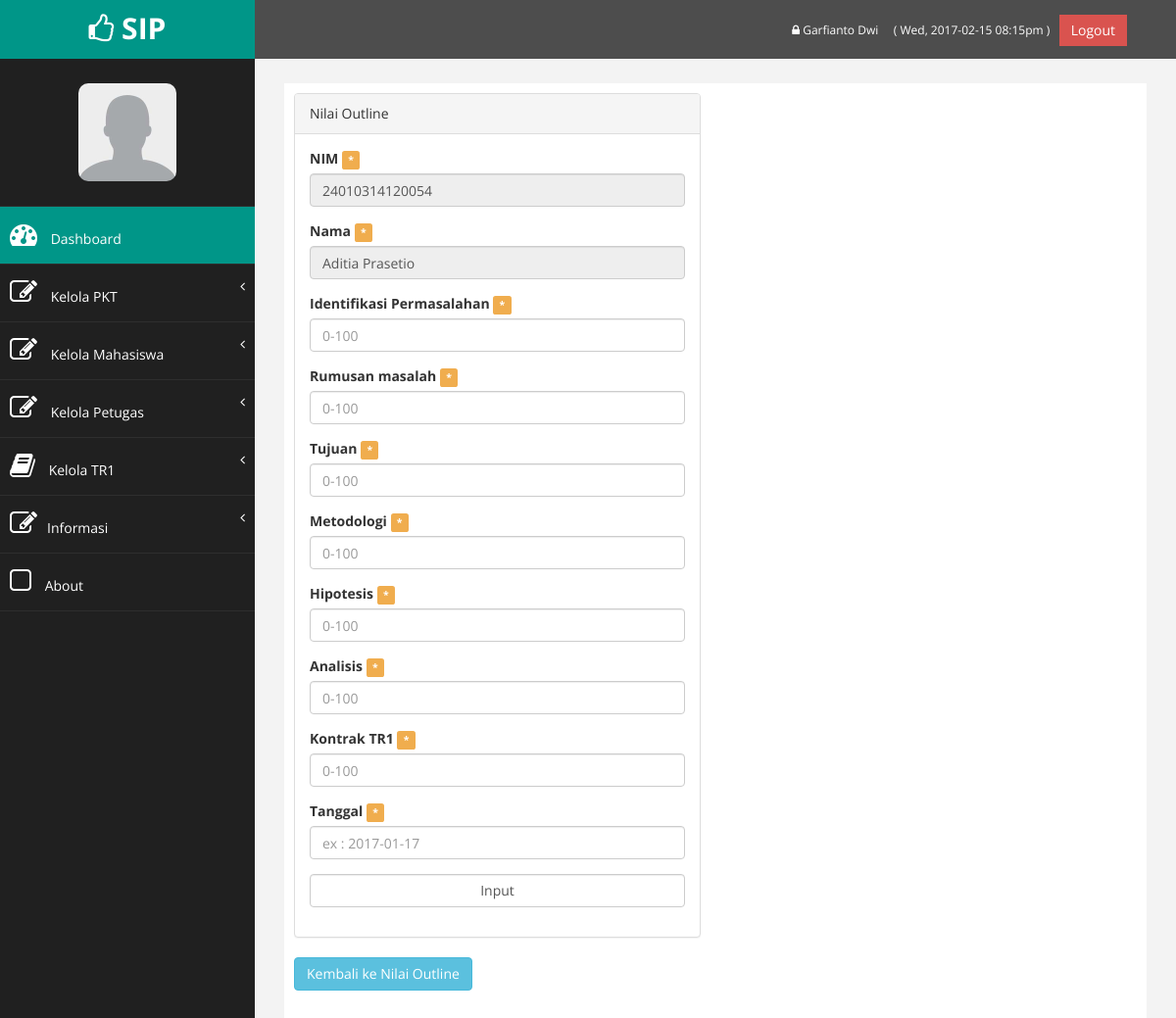
The page /dashboard/input_nilai_outline.php?nim=24010314120054 (signed in) on the database its author committed.
### tables this page shows
CREATE TABLE `petugas` (
  `idpetugas` int(11) NOT NULL,
  `nama` varchar(30) NOT NULL,
  `email` varchar(50) NOT NULL,
  `password` varchar(50) NOT NULL
);

CREATE TABLE `anggota` (
  `nim` varchar(20) NOT NULL,
  `nama` varchar(30) NOT NULL,
  `password` varchar(50) NOT NULL,
  `alamat` varchar(150) NOT NULL,
  `kota` varchar(30) NOT NULL,
  `email` varchar(50) NOT NULL,
  `no_telp` varchar(15) NOT NULL,
  `id_wali` varchar(20) NOT NULL,
  `angkatan` varchar(10) NOT NULL,
  `judul` varchar(80) NOT NULL,
  `idlab` varchar(10) NOT NULL
);

### dashboard/functions.php (called while the page is built, shortened)
<?php
	require_once('connect.php');
	$con = mysqli_connect($db_host, $db_username, $db_password, $db_database);
	$site_name="SIP";
	if(isset($_SESSION['sip_masuk_aja'])){
		if($_SESSION['sip_status']=='petugas'){
			$query = "SELECT * FROM petugas WHERE idpetugas=".$_SESSION['sip_masuk_aja']."";
			$petugas=mysqli_query($con,$query);
			$petugas=$petugas->fetch_object();
			$status=$_SESSION['sip_status'];
		}elseif($_SESSION['sip_status']=='anggota'){
			$query = "SELECT * FROM anggota WHERE nim=".$_SESSION['sip_masuk_aja']."";
			$anggota=mysqli_query($con,$query);
			$anggota=$anggota->fetch_object();
			$status=$_SESSION['sip_status'];
		}elseif($_SESSION['sip_status']=='dosen'){
			$query = "SELECT * FROM dosen WHERE nip=".$_SESSION['sip_masuk_aja']."";
			$dosen=mysqli_query($con,$query);
			$dosen=$dosen->fetch_object();
			$status=$_SESSION['sip_status'];
		}elseif($_SESSION['sip_status']=='lab'){
			$query = "SELECT * FROM lab WHERE idlab=".$_SESSION['sip_masuk_aja']."";
			$lab=mysqli_query($con,$query);
			$lab=$lab->fetch_object();
			$status=$_SESSION['sip_status'];
		}else {
			echo "Harap ulangi login";
		}
	}
?>

### dashboard/input_nilai_outline.php (the view, shortened to what this page needs)
<?php
	require_once('sidebar.php');
	$sukses=TRUE;
	if (!isset($_POST['daftar'])) {
		$nim=$_GET['nim'];
		$nama = $_GET['nama'];
		$query = " SELECT * FROM anggota WHERE anggota.nim='".$nim."'";
		$result = $con->query( $query );
		if (!$result){
			die ("Could not query the database: <br />". $con->error);
		}else{
			while ($row = $result->fetch_object()){
				$nim=$row->nim;
				$nama=$row->nama;
			}
		}
	}
?>
<!DOCTYPE html>
<html>
<head>
</head>
<body>
<div class="row">
	<div class="col-md-6">
		<div class="panel panel-default">
			<div class="panel-heading">
				Nilai Outline
			</div>
			<div class="panel-body">
				<div class="row">
					<div class="col-md-12">
						<form method="POST" role="form" autocomplete="on" action="<?php echo htmlspecialchars($_SERVER["PHP_SELF"]);?>">
							<div class="form-group">
								<label>NIM</label>&nbsp;<span class="label label-warning">* <?php if(isset($errorNim)) echo $errorNim;?></span>
								<input class="form-control" readonly type="text" name="nim" maxlength="14" size="30" placeholder="nim 14 digit angka" required autofocus value="<?php if(isset($nim)){echo $nim;} ?>">
							</div>
							<div class="form-group">
								<label>Nama</label>&nbsp;<span class="label label-warning">* <?php if(isset($errorNim)) echo $errorNim;?></span>
								<input class="form-control" readonly type="text" name="nama" maxlength="14" size="30" placeholder="" required autofocus value="<?php if(isset($nama)){echo $nama;} ?>">
							</div>
							<div class="form-group">
								<label>Identifikasi Permasalahan</label>&nbsp;<span class="label label-warning">* <?php if(isset($errornilai_identifikasi)) echo $errornilai_identifikasi;?></span>
								<input class="form-control" type="text" name="nilai_identifikasi" maxlength="3" size="30" placeholder="0-100" required autofocus value="<?php if(!$sukses&&$validnilai_identifikasi){echo $nilai_identifikasi;} ?>">
							</div>
							<div class="form-group">
								<label>Rumusan masalah</label>&nbsp;<span class="label label-warning">* <?php if(isset($error_rumusan)) echo $error_rumusan;?></span>
								<input class="form-control" type="text" name="rumusan" maxlength="3" size="30" placeholder="0-100" required autofocus value="<?php if(!$sukses&&$valid_rumusan){echo $rumusan;} ?>">
							</div>
							<div class="form-group">
								<label>Tujuan</label>&nbsp;<span class="label label-warning">* <?php if(isset($error_tujuan)) echo $error_tujuan;?></span>
								<input class="form-control" type="text" name="tujuan" maxlength="3" size="30" placeholder="0-100" required autofocus value="<?php if(!$sukses&&$valid_tujuan){echo $tujuan;} ?>">
							</div>
							<div class="form-group">
								<label>Metodologi</label>&nbsp;<span class="label label-warning">* <?php if(isset($error_metodologi)) echo $error_metodologi;?></span>
								<input class="form-control" type="text" name="metodologi" maxlength="3" size="30" placeholder="0-100" required autofocus value="<?php if(!$sukses&&$valid_metodologi){echo $metodologi;} ?>">
							</div>
							<div class="form-group">
								<label>Hipotesis</label>&nbsp;<span class="label label-warning">* <?php if(isset($error_hipotesis)) echo $error_hipotesis;?></span>
								<input class="form-control" type="text" name="hipotesis" maxlength="3" size="30" placeholder="0-100" required autofocus value="<?php if(!$sukses&&$valid_hipotesis){echo $hipotesis;} ?>">
							</div>
							<div class="form-group">
								<label>Analisis</label>&nbsp;<span class="label label-warning">* <?php if(isset($error_analisis)) echo $error_analisis;?></span>
								<input class="form-control" type="text" name="analisis" maxlength="3" size="30" placeholder="0-100" required autofocus value="<?php if(!$sukses&&$valid_analisis){echo $analisis;} ?>">
							</div>
							<div class="form-group">
								<label>Kontrak TR1</label>&nbsp;<span class="label label-warning">* <?php if(isset($error_kontrak)) echo $error_kontrak;?></span>
								<input class="form-control" type="text" name="kontrak" maxlength="3" size="30" placeholder="0-100" required autofocus value="<?php if(!$sukses&&$valid_kontrak){echo $kontrak;} ?>">
							</div>
							<div class="form-group">
								<label>Tanggal</label>&nbsp;<span class="label label-warning">* <?php if(isset($error_tanggal)) echo $error_tanggal;?></span>
								<input class="form-control" type="text" name="tanggal" maxlength="50" size="30" placeholder="ex : 2017-01-17" required value="<?php if(!$sukses&&$valid_tanggal){echo $tanggal;} ?>">
							</div>
							<div class="form-group">
								<input class="form-control" type="submit" name="daftar" value="Input">
							</div>
						</form>
					</div>
				</div>
			</div>
		</div>
		<a href="daftar_nilai_outline.php"><button class="btn btn-info">Kembali ke Nilai Outline</button></a>
	</div>
</div>
<?php
include_once('footer.php');
?>

### dashboard/sidebar.php (shortened to what this page needs)
<?php
	require_once('functions.php');
?>
<!DOCTYPE html>
<html xmlns="http://www.w3.org/1999/xhtml">
<head>
    <link href="assets/css/bootstrap.css" rel="stylesheet" />
    <link href="assets/css/font-awesome.css" rel="stylesheet" />
    <link href="assets/css/custom.css" rel="stylesheet" />
</head>
<body>
    <div id="wrapper">
		<nav class="navbar navbar-default navbar-cls-top " role="navigation" style="margin-bottom: 0">
            <div class="navbar-header">
                <a class="navbar-brand" hKeloref="index.php"><i class="fa fa-thumbs-o-up"></i> <?php echo $site_name ?></a>
            </div>
			<div style="color: white; padding: 15px 50px 5px 50px; float: right; font-size: 16px;">
				<a href="profil.php" title='Ubah Password' style="color:#fff; font-size:12px;"><i class="fa fa-lock"></i> <?php if($status=="petugas") echo $petugas->nama; elseif($status=="dosen") echo $dosen->nama_dosen;elseif($status=="lab") echo $lab->nama_lab; else echo $anggota->nama; ?> </a>&nbsp;&nbsp;
				<a style="text-decoration: none; color:#fff; font-size:12px;"> <?php
					echo " ( ".date("D, Y-m-d") . " ". date("h:ia")." )&nbsp;&nbsp;";
				?>
				</a>
				<a href="logout.php" class="btn btn-danger square-btn-adjust">Logout</a>
			</div>
        </nav>
        <nav class="navbar-default navbar-side" role="navigation">
            <div class="sidebar-collapse">
                <ul class="nav" id="main-menu">
				<li class="text-center">
					<img src="assets/img/user/default.jpg" class="user-image img-responsive"/>
				</li>
				<li>
					<a class="active-menu" href="index.php"><i class="fa fa-dashboard fa-2x"></i> Dashboard</a>
				</li>
				<?php
				if($status=="petugas"){
					echo '<li>
						<a href="#"><i class="fa fa-edit fa-2x"></i> Kelola PKT<span class="fa arrow"></span></a>
						<ul class="nav nav-second-level">
							<li><a href="p_daftar_pkt.php">Pendaftaran PKT</a></li>
							<li><a href="daftar_pkt.php">Daftar Mahasiswa PKT</a></li>
							<li><a href="daftar_input_judul.php">Input Judul Mahasiswa PKT</a></li>
							<li><a href="daftar_judul.php">Daftar Judul Mahasiswa PKT</a></li>
							<li><a href="mhs_lab.php">Input penempatan mahasiswa</a></li>
							<li><a href="daftar_penempatan.php">Daftar penempatan mahasiswa</a></li>
							<li><a href="bimbingan.php">Input bimbingan mahasiswa</a></li>
							<li><a href="daftar_bimbingan.php">Daftar bimbingan mahasiswa</a></li>
							<li><a href="input_nilai_pkt1.php">Input nilai PKT</a></li>
							<li><a href="nilai_pkt.php">Daftar Nilai PKT</a></li>
						</ul>
					</li>
					<li>
						<a href="#"><i class="fa fa-edit fa-2x"></i> Kelola Mahasiswa<span class="fa arrow"></span></a>
						<ul class="nav nav-second-level">
							<li><a href="daftar_anggota.php">Data Anggota</a></li>
							<li><a href="tambah_anggota.php">Tambah Anggota</a></li>
						</ul>
					</li>
					<li>
						<a href="#"><i class="fa fa-edit fa-2x"></i> Kelola Petugas<span class="fa arrow"></span></a>
						<ul class="nav nav-second-level">
							<li><a href="daftar_petugas.php">Data Petugas</a></li>
							<li><a href="tambah_petugas.php">Tambah Petugas</a></li>
						</ul>
					</li>';
				}
				?>
				<li>
						<?php
							echo '<a href="#"><i class="fa fa-book fa-2x"></i> Kelola TR1';
						?>
					<span class="fa arrow"></span></a>
				</li>
				<li>
					<a href="#"><i class="fa fa-edit fa-2x"></i>Informasi<span class="fa arrow"></span></a>
				</li>
					<li>
                        <a  href="http://localhost/sip/index.php#about"><i class="fa fa-square-o fa-2x"></i> About</a>
					</li>
                </ul>
            </div>
        </nav>
        <div id="page-wrapper" >
            <div id="page-inner">

### dashboard/assets/css/custom.css (style rules this page uses)
body { font-family: 'Open Sans', sans-serif; }
#wrapper { width: 100%; background:#202020; }
#page-wrapper { padding: 15px 15px; min-height: 600px; background:#F3F3F3; }
#page-inner { width:100%; margin:10px 20px 10px 0px; background-color:#fff!important; padding:10px; min-height:1200px; }
.text-center { text-align:center; }
.square-btn-adjust { border: 0px solid transparent; -webkit-border-radius: 0px; -moz-border-radius: 0px; border-radius: 0px; }
.user-image { margin: 25px auto; -webkit-border-radius: 10px; -moz-border-radius: 10px; border-radius: 10px; max-height:100px; max-width:100px; }
.navbar-cls-top .navbar-brand { color: #fff; background: #009688; width: 260px; text-align: center; height: 60px; font-size: 30px; font-weight: 700; }
.active-menu { background-color:#009688!important; }
.arrow { float: right; }
.fa.arrow:before { content: "\f104"; }
.sidebar-collapse , .sidebar-collapse .nav { background:none; }
.sidebar-collapse .nav { padding:0; }
.sidebar-collapse .nav > li > a { color:#fff; background:#202020; text-shadow:none; }
.sidebar-collapse > .nav > li > a { padding:15px 10px; }
.sidebar-collapse > .nav > li { border-bottom: 1px solid rgba(107, 108, 109, 0.19); }
.navbar-side { border:none; background-color: #202020; }
.navbar-cls-top { background:#4D4D4D; border-bottom:none; }
.navbar-default { border:0px solid black; }
.navbar-header { background: #009688; }
.nav > li > a > i { margin-right:10px; }
@media (min-width:768px) { #page-wrapper { margin: 0 0 0 260px; padding: 15px 30px; min-height: 1200px; } }
@media (min-width:768px) { .navbar-side { z-index: 1; position: absolute; width: 260px; } }
@media (min-width:768px) { .navbar { border-radius: 0px; } }

### rows shown on the page
petugas: nama "Garfianto Dwi"
anggota: nim "24010314120054", nama "Aditia Prasetio"

### other values the page prints
$site_name "SIP"
